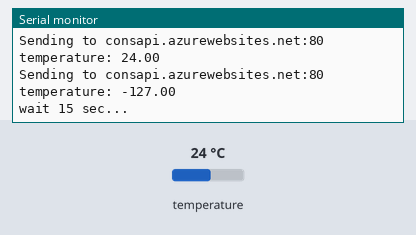
The sketch below on a simulated ESP8266 (NodeMCU). Shown: the last lines printed to the serial monitor. Inputs (shaded band) come from the test bench; at power-on: temperature 24 °C. WiFi joins after 1.5 s; servers stay silent unless stated; uploads are accepted with an empty reply.

Above: at 16.9 s.
17.0 s: temperature set to 12 °C
At 21.6 s:
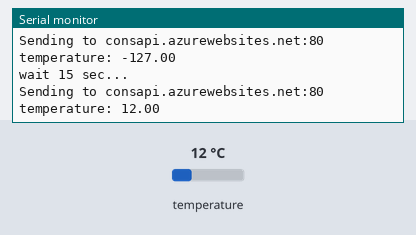
30.7 s: temperature set to 19 °C
At 40.2 s:
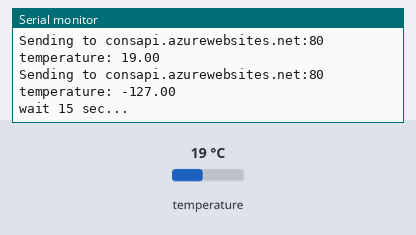
Timing chart, 0 to 41.7 s (numbered marks = the images above; inputs shaded):
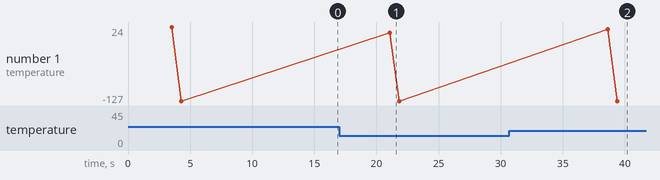

The sketch:

temperatureReader.ino
```cpp
#include <ESP8266WiFi.h>
#include <ESP8266WiFiMulti.h>
#include <OneWire.h>
#include <DallasTemperature.h>

// Data wire is conntec to the Arduino digital pin 2
#define ONE_WIRE_BUS 13

// Setup a oneWire instance to communicate with any OneWire devices
OneWire oneWire(ONE_WIRE_BUS);

// Pass our oneWire reference to Dallas Temperature sensor
DallasTemperature sensors(&oneWire);

const char* ssid     = "YOUR_SSID";
const char* password = "*******";

const char* host = "consapi.azurewebsites.net";
const uint16_t port = 80;

ESP8266WiFiMulti WiFiMulti;

void setup() {
  Serial.begin(115200);

  sensors.begin();

  wifiBegin();
}

void wifiBegin() {
  WiFi.mode(WIFI_STA);
  WiFiMulti.addAP(ssid, password);

  Serial.print("\n\nWait for WiFi... ");

  while (WiFiMulti.run() != WL_CONNECTED) {
    Serial.print(".");
    delay(500);
  }

  Serial.println("");
  Serial.println("WiFi connected");
  Serial.println("IP address: ");
  Serial.println(WiFi.localIP());

  delay(500);
}

void loop() {

  float temp1 = readTemp(0);
  float temp2 = readTemp(1);

  connectAndSendTemp(temp1, 1);
  delay(500);
  connectAndSendTemp(temp2, 2);

  Serial.println("wait 15 sec...");
  delay(15000);
}

void connectAndSendTemp(float temp, int meterId) {
  Serial.print("Sending to ");
  Serial.print(host);
  Serial.print(':');
  Serial.print(port);
  Serial.print(" temperature: ");
  Serial.println(temp);

  // Use WiFiClient class to create TCP connections
  WiFiClient client;

  if (!client.connect(host, port)) {
    Serial.println("connection failed");
    Serial.println("wait 5 sec...");
    delay(5000);
    return;
  }

  // This will send the post request to the server
   String postStr = "{\"value\": \"";
   postStr += String(temp);
   postStr += "\", \"meterid\": ";
   postStr += String(meterId);
   postStr += "}\r\n\r\n";

   client.print("POST /api/v1/consumption HTTP/1.1\n");
   client.print("Host: ");
   client.print(host);
   client.print("\n");
   client.print("Connection: close\n");
   client.print("Content-Type: application/json\n");
   client.print("Content-Length: ");
   client.print(postStr.length());
   client.print("\n\n");
   client.print(postStr);

  // read back one line from server
  //Serial.println("receiving from remote server");
  String line = client.readStringUntil('\r');
  if (line.indexOf("OK") == 0) {
    // Error
    Serial.print("Error receiving server repsonse: ");
    Serial.println(line);
  }

  //Serial.println("closing connection");
  client.stop();
}

float readTemp(int index){
  // Call sensors.requestTemperatures() to issue a global temperature and Requests to all devices on the bus
  sensors.requestTemperatures();

  // Why "byIndex"? You can have more than one IC on the same bus. 0 refers to the first IC on the wire
  float temp = sensors.getTempCByIndex(index);

  return temp;
}
```

Measured:
- after the input at 17.0 s, the serial monitor: prints a new line after 4.1 s (image 1)
- after the input at 30.7 s, the serial monitor: prints a new line after 7.9 s (image 2)
